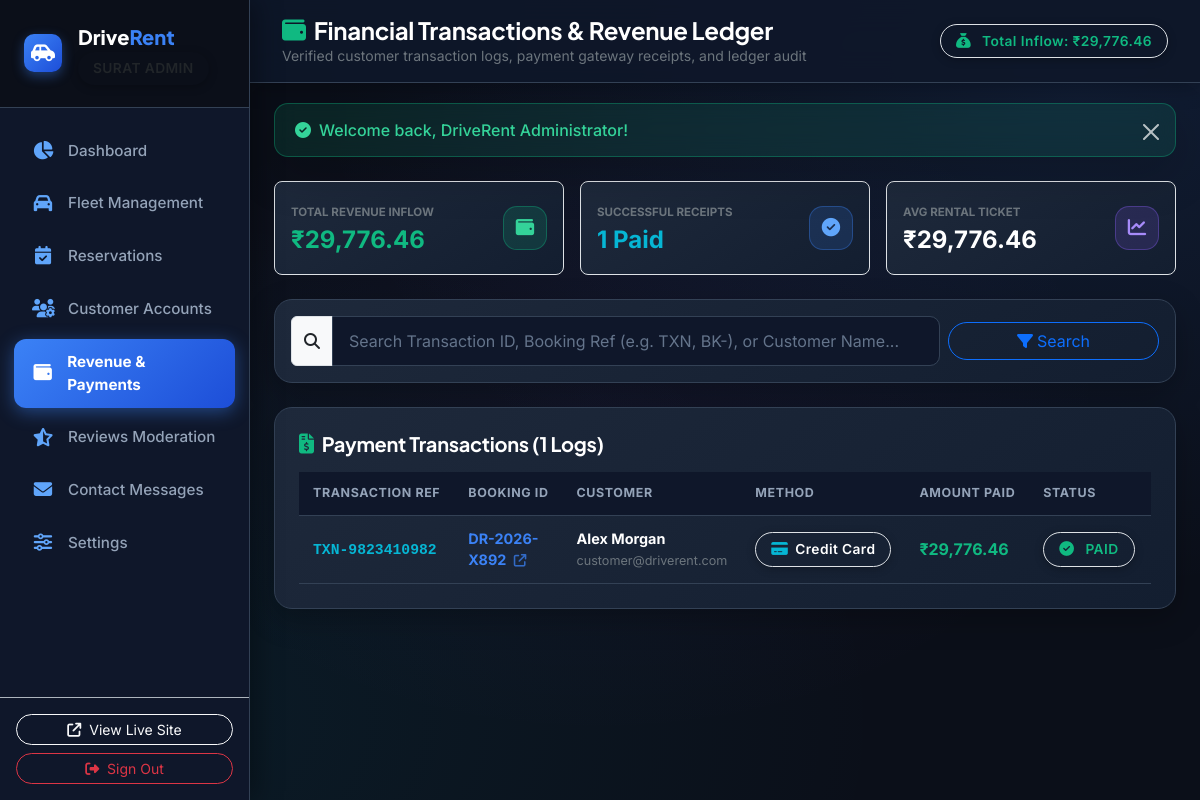
/admin/payments.php (signed in), run on the app's committed database.
### tables this page shows
CREATE TABLE `payments` (
  `id` INT AUTO_INCREMENT PRIMARY KEY,
  `booking_id` INT NOT NULL,
  `user_id` INT NOT NULL,
  `amount` DECIMAL(10, 2) NOT NULL,
  `payment_method` VARCHAR(50) NOT NULL,
  `transaction_id` VARCHAR(100) NOT NULL UNIQUE,
  `payment_status` ENUM('pending', 'paid', 'failed', 'refunded') DEFAULT 'paid',
  `created_at` DATETIME DEFAULT CURRENT_TIMESTAMP,
  FOREIGN KEY (`booking_id`) REFERENCES `bookings`(`id`) ON DELETE CASCADE,
  FOREIGN KEY (`user_id`) REFERENCES `users`(`id`) ON DELETE CASCADE
);

CREATE TABLE `bookings` (
  `id` INT AUTO_INCREMENT PRIMARY KEY,
  `booking_id` VARCHAR(30) NOT NULL UNIQUE,
  `user_id` INT NOT NULL,
  `car_id` INT NOT NULL,
  `pickup_location` VARCHAR(100) NOT NULL,
  `drop_location` VARCHAR(100) NOT NULL,
  `pickup_date` DATE NOT NULL,
  `pickup_time` TIME NOT NULL,
  `return_date` DATE NOT NULL,
  `return_time` TIME NOT NULL,
  `rental_days` INT NOT NULL,
  `price_per_day` DECIMAL(10, 2) NOT NULL,
  `subtotal` DECIMAL(10, 2) NOT NULL,
  `tax` DECIMAL(10, 2) NOT NULL,
  `security_deposit` DECIMAL(10, 2) NOT NULL,
  `total_amount` DECIMAL(10, 2) NOT NULL,
  `payment_status` ENUM('pending', 'paid', 'refunded') DEFAULT 'pending',
  `booking_status` ENUM('pending', 'confirmed', 'active', 'completed', 'cancelled') DEFAULT 'pending',
  `created_at` DATETIME DEFAULT CURRENT_TIMESTAMP,
  FOREIGN KEY (`user_id`) REFERENCES `users`(`id`) ON DELETE CASCADE,
  FOREIGN KEY (`car_id`) REFERENCES `cars`(`id`) ON DELETE CASCADE
);

CREATE TABLE `users` (
  `id` INT AUTO_INCREMENT PRIMARY KEY,
  `name` VARCHAR(100) NOT NULL,
  `email` VARCHAR(100) NOT NULL UNIQUE,
  `phone` VARCHAR(20) NOT NULL,
  `password` VARCHAR(255) NOT NULL,
  `role` ENUM('customer', 'admin') DEFAULT 'customer',
  `profile_image` VARCHAR(255) DEFAULT 'default_avatar.png',
  `created_at` DATETIME DEFAULT CURRENT_TIMESTAMP
);

### admin/payments.php (the view, shortened to what this page needs)
<?php
include 'includes/header.php';
include 'includes/sidebar.php';
$search = isset($_GET['search']) ? sanitize($_GET['search']) : '';
$query = "SELECT p.*, b.booking_id as b_code, u.name as customer_name, u.email as customer_email
          FROM payments p
          JOIN bookings b ON p.booking_id = b.id
          JOIN users u ON p.user_id = u.id WHERE 1=1";
$params = [];
$query .= " ORDER BY p.id DESC";
try {
    $stmt = $pdo->prepare($query);
    $stmt->execute($params);
    $payments = $stmt->fetchAll();
    $total_rev = $pdo->query("SELECT SUM(amount) FROM payments WHERE payment_status = 'paid'")->fetchColumn() ?: 0;
    $total_txns = $pdo->query("SELECT COUNT(*) FROM payments WHERE payment_status = 'paid'")->fetchColumn() ?: 0;
    $avg_txn = $total_txns > 0 ? ($total_rev / $total_txns) : 0;
} catch (PDOException $e) {
    $payments = [];
    $total_rev = $total_txns = $avg_txn = 0;
}
?>
<div class="admin-main-wrapper">
    <header class="admin-header d-flex align-items-center justify-content-between flex-wrap gap-3">
        <div class="d-flex align-items-center gap-3">
            <div>
                <h4 class="fw-bold mb-0 text-white d-flex align-items-center gap-2">
                    <i class="fas fa-wallet text-emerald"></i>
                    <span>Financial Transactions & Revenue Ledger</span>
                </h4>
                <span class="text-secondary small d-none d-sm-block">Verified customer transaction logs, payment gateway receipts, and ledger audit</span>
            </div>
        </div>
        <div class="badge bg-emerald bg-opacity-20 text-emerald border border-emerald border-opacity-30 px-3 py-2 rounded-pill fw-bold">
            <i class="fas fa-sack-dollar me-1"></i> Total Inflow: <?php echo format_currency($total_rev); ?>
        </div>
    </header>
    <div class="admin-container">
        <div class="row g-3 mb-4">
            <div class="col-sm-4">
                <div class="p-3 rounded-3 border border-slate-700 d-flex align-items-center justify-content-between" style="background: linear-gradient(145deg, #1E293B, #131E30);">
                    <div>
                        <span class="text-secondary small text-uppercase fw-bold" style="font-size: 0.72rem;">Total Revenue Inflow</span>
                        <div class="fs-4 fw-bold text-emerald"><?php echo format_currency($total_rev); ?></div>
                    </div>
                    <div class="stat-icon-wrapper stat-icon-emerald" style="width: 44px; height: 44px; font-size: 1.15rem;">
                        <i class="fas fa-wallet"></i>
                    </div>
                </div>
            </div>
            <div class="col-sm-4">
                <div class="p-3 rounded-3 border border-slate-700 d-flex align-items-center justify-content-between" style="background: linear-gradient(145deg, #1E293B, #131E30);">
                    <div>
                        <span class="text-secondary small text-uppercase fw-bold" style="font-size: 0.72rem;">Successful Receipts</span>
                        <div class="fs-4 fw-bold text-cyan"><?php echo $total_txns; ?> Paid</div>
                    </div>
                    <div class="stat-icon-wrapper stat-icon-blue" style="width: 44px; height: 44px; font-size: 1.15rem;">
                        <i class="fas fa-circle-check"></i>
                    </div>
                </div>
            </div>
            <div class="col-sm-4">
                <div class="p-3 rounded-3 border border-slate-700 d-flex align-items-center justify-content-between" style="background: linear-gradient(145deg, #1E293B, #131E30);">
                    <div>
                        <span class="text-secondary small text-uppercase fw-bold" style="font-size: 0.72rem;">Avg Rental Ticket</span>
                        <div class="fs-4 fw-bold text-white"><?php echo format_currency($avg_txn); ?></div>
                    </div>
                    <div class="stat-icon-wrapper stat-icon-purple" style="width: 44px; height: 44px; font-size: 1.15rem;">
                        <i class="fas fa-chart-line"></i>
                    </div>
                </div>
            </div>
        </div>
        <div class="admin-table-card p-3 mb-4">
            <form action="<?php echo base_url('admin/payments.php'); ?>" method="GET" class="row g-2 align-items-center">
                <div class="col-md-9">
                    <div class="input-group">
                        <span class="input-group-text"><i class="fas fa-search"></i></span>
                        <input type="text" name="search" class="form-control" placeholder="Search Transaction ID, Booking Ref (e.g. TXN, BK-), or Customer Name..." value="<?php echo htmlspecialchars($search); ?>">
                    </div>
                </div>
                <div class="col-md-3 d-flex gap-2">
                    <button type="submit" class="btn btn-outline-primary w-100 rounded-pill"><i class="fas fa-filter me-1"></i>Search</button>
                </div>
            </form>
        </div>
        <div class="admin-table-card p-4">
            <div class="d-flex align-items-center justify-content-between mb-3">
                <h5 class="fw-bold mb-0 text-white d-flex align-items-center gap-2">
                    <i class="fas fa-file-invoice-dollar text-emerald"></i>
                    <span>Payment Transactions (<?php echo count($payments); ?> Logs)</span>
                </h5>
            </div>
            <div class="table-responsive">
                <table class="table table-dark-custom align-middle">
                    <thead>
                        <tr>
                            <th>Transaction Ref</th>
                            <th>Booking ID</th>
                            <th>Customer</th>
                            <th>Method</th>
                            <th>Amount Paid</th>
                            <th>Status</th>
                            <th>Processed Date</th>
                        </tr>
                    </thead>
                    <tbody>
                        <?php if (empty($payments)): ?>
                            <tr>
                                <td colspan="7" class="text-center py-5 text-secondary">
                                    <i class="fas fa-receipt fa-3x mb-3 opacity-30"></i>
                                    <div>No financial transaction logs found.</div>
                                </td>
                            </tr>
                        <?php else: ?>
                            <?php foreach ($payments as $p): ?>
                                <tr>
                                    <td>
                                        <span class="font-monospace text-cyan fw-bold" style="font-size: 0.92rem;"><?php echo htmlspecialchars($p['transaction_id']); ?></span>
                                    </td>
                                    <td>
                                        <a href="<?php echo base_url('admin/booking-details.php?id=' . $p['booking_id']); ?>" class="fw-bold text-accent text-decoration-none">
                                            <?php echo htmlspecialchars($p['b_code']); ?> <i class="fas fa-arrow-up-right-from-square small ms-1 opacity-75"></i>
                                        </a>
                                    </td>
                                    <td>
                                        <strong class="text-white d-block"><?php echo htmlspecialchars($p['customer_name']); ?></strong>
                                        <small class="text-secondary"><?php echo htmlspecialchars($p['customer_email']); ?></small>
                                    </td>
                                     <td>
                                         <span class="badge rounded-pill bg-slate-800 text-white border border-slate-700 px-3 py-1.5" style="font-size: 0.85rem; font-weight: 600;">
                                             <i class="fas fa-credit-card me-1.5 text-cyan"></i><?php echo htmlspecialchars($p['payment_method']); ?>
                                         </span>
                                     </td>
                                     <td>
                                         <div class="fw-bold text-emerald fs-6"><?php echo format_currency($p['amount']); ?></div>
                                     </td>
                                     <td>
                                         <span class="badge rounded-pill <?php echo $p['payment_status'] === 'paid' ? 'bg-emerald bg-opacity-20 text-emerald border border-emerald border-opacity-30' : 'bg-rose bg-opacity-20 text-rose border border-rose border-opacity-30'; ?> px-3 py-1.5" style="font-size: 0.85rem; font-weight: 600;">
                                             <i class="fas <?php echo $p['payment_status'] === 'paid' ? 'fa-check-circle' : 'fa-triangle-exclamation'; ?> me-1"></i><?php echo strtoupper($p['payment_status']); ?>
                                         </span>
                                     </td>
                                    <td>
                                    </td>
                                </tr>
                            <?php endforeach; ?>
                        <?php endif; ?>
                    </tbody>
                </table>
            </div>
        </div>
    </div>
</div>
<?php include 'includes/footer.php'; ?>

### assets/css/admin.css (style rules this page uses)
:root { --admin-sidebar-width: 250px; --admin-bg: #0B0F19; --admin-card-bg: #1E293B; --admin-card-header-bg: #0F172A; --admin-border: #334155; --admin-border-subtle: #1E293B; --admin-text-main: #F8FAFC; --admin-text-muted: #94A3B8; --admin-text-dim: #64748B; --admin-accent: #3B82F6; --admin-blue-glow: rgba(59, 130, 246, 0.25); --admin-cyan: #06B6D4; --admin-emerald: #10B981; --admin-amber: #F59E0B; --admin-purple: #8B5CF6; --admin-rose: #F43F5E; }
body.admin-body { background-color: var(--admin-bg); background-image: radial-gradient(at 90% 10%, rgba(59, 130, 246, 0.12) 0px, transparent 50%), radial-gradient(at 10% 90%, rgba(6, 182, 212, 0.08) 0px, transparent 50%), radial-gradient(at 50% 50%, rgba(139, 92, 246, 0.05) 0px, transparent 60%); background-attachment: fixed; color: var(--admin-text-main); font-family: 'Inter', -apple-system, BlinkMacSystemFont, sans-serif; min-height: 100vh; }
h1, h2, h3, h4, h5, h6, .admin-heading { font-family: 'Plus Jakarta Sans', 'Outfit', sans-serif; color: var(--admin-text-main) !important; letter-spacing: -0.3px; }
.admin-main-wrapper { margin-left: var(--admin-sidebar-width); min-height: 100vh; display: flex; flex-direction: column; transition: margin-left 0.3s ease; }
.admin-header { background-color: rgba(15, 23, 42, 0.92); backdrop-filter: blur(16px); -webkit-backdrop-filter: blur(16px); border-bottom: 1px solid var(--admin-border); padding: 16px 32px; position: sticky; top: 0; z-index: 1030; box-shadow: 0 4px 20px rgba(0, 0, 0, 0.25); }
.admin-header h4 { color: #FFFFFF !important; }
.admin-container { padding: 20px 24px; flex-grow: 1; }
.stat-icon-wrapper { width: 52px; height: 52px; border-radius: 14px; display: flex; align-items: center; justify-content: center; font-size: 1.4rem; flex-shrink: 0; margin-left: 12px; }
.stat-icon-blue { background: rgba(59, 130, 246, 0.16); color: #60A5FA; border: 1px solid rgba(59, 130, 246, 0.35); }
.stat-icon-emerald { background: rgba(16, 185, 129, 0.16); color: #34D399; border: 1px solid rgba(16, 185, 129, 0.35); }
.stat-icon-purple { background: rgba(139, 92, 246, 0.16); color: #A78BFA; border: 1px solid rgba(139, 92, 246, 0.35); }
.admin-table-card, .admin-card { background: linear-gradient(145deg, #1E293B 0%, #131E30 100%); border: 1px solid var(--admin-border); border-radius: 18px; overflow: hidden; box-shadow: 0 10px 30px rgba(0, 0, 0, 0.25); color: var(--admin-text-main); }
.table-responsive { overflow-x: auto; -webkit-overflow-scrolling: touch; }
.table-dark-custom { color: var(--admin-text-main); margin: 0; width: 100%; }
.table-dark-custom th { background-color: #0F172A !important; color: #94A3B8 !important; font-weight: 700; font-size: 0.78rem; text-transform: uppercase; letter-spacing: 0.6px; padding: 12px 14px; border-bottom: 1px solid var(--admin-border) !important; white-space: nowrap; }
.table-dark-custom td { padding: 12px 14px; vertical-align: middle; border-bottom: 1px solid #334155 !important; background-color: transparent !important; font-size: 0.9rem; color: #F8FAFC !important; }
.table-dark-custom td:last-child, .table-dark-custom th:last-child { white-space: nowrap; }
.admin-body .form-control, .admin-body .form-select { background-color: #0F172A !important; border: 1px solid var(--admin-border) !important; color: #FFFFFF !important; border-radius: 10px; padding: 12px 16px; }
.admin-body .form-control::placeholder { color: #64748B !important; }
.admin-body .badge, .badge-status { padding: 7px 15px !important; border-radius: 50px !important; font-size: 0.86rem !important; font-weight: 600 !important; letter-spacing: 0.4px !important; display: inline-flex !important; align-items: center !important; justify-content: center !important; gap: 7px !important; line-height: 1.35 !important; white-space: nowrap !important; box-shadow: 0 2px 8px rgba(0, 0, 0, 0.25) !important; transition: all 0.2s ease !important; }
.admin-body .badge i, .badge-status i { font-size: 0.92rem !important; }
.text-accent { color: var(--admin-accent) !important; }
.text-cyan { color: var(--admin-cyan) !important; }
.text-emerald { color: var(--admin-emerald) !important; }

### data on the page
payments: transaction "TXN-9823410982", booking.booking_id "DR-2026-X892", user.name "Alex Morgan", user.email "customer@driverent.com", payment_method "Credit Card", amount "₹29,776.46", payment_status "PAID"

### other printed values
format_currency($total_rev) "₹29,776.46"
$msg['text'] "Welcome back, DriveRent Administrator!"
$total_txns "1"
format_currency($avg_txn) "₹29,776.46"
count($payments) "1"
